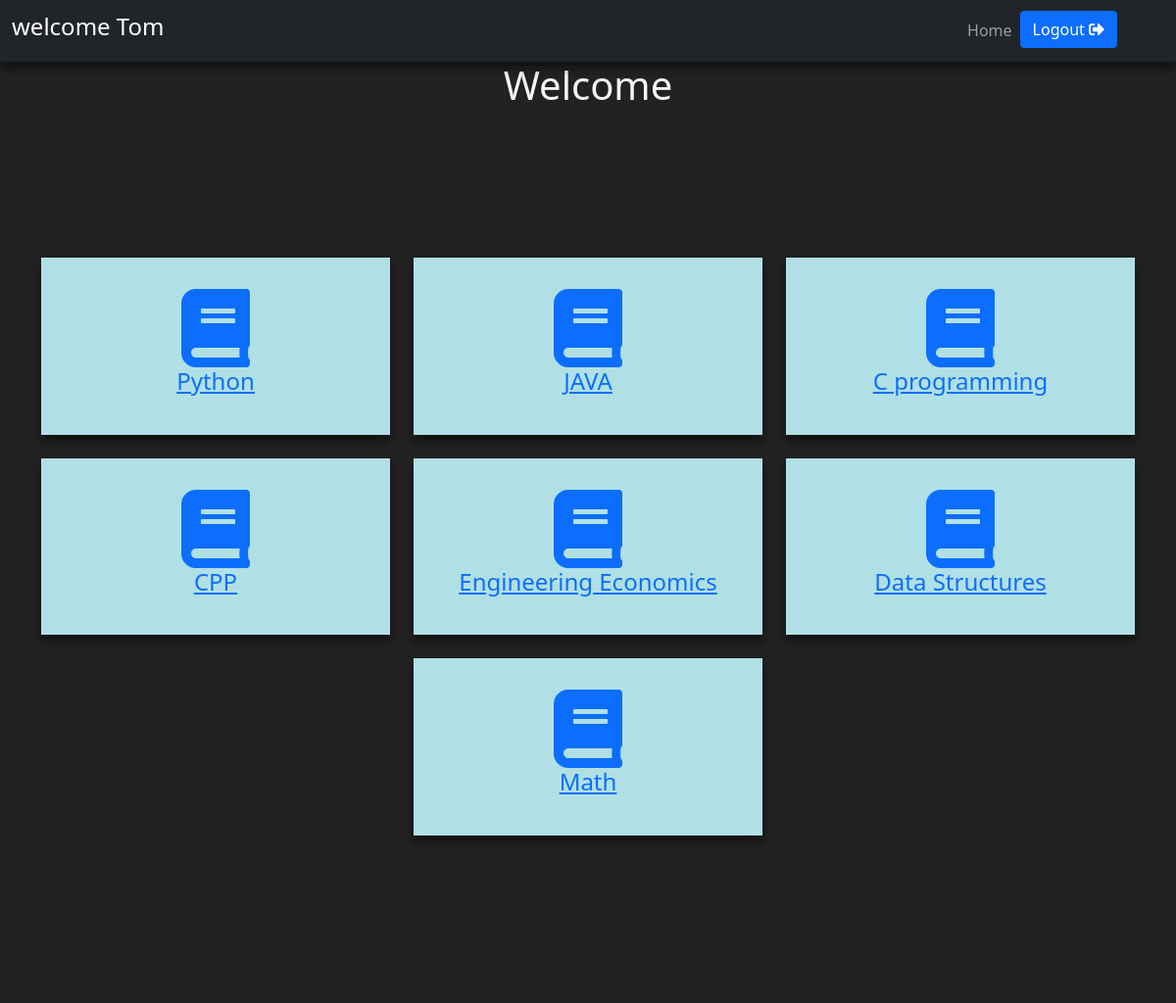
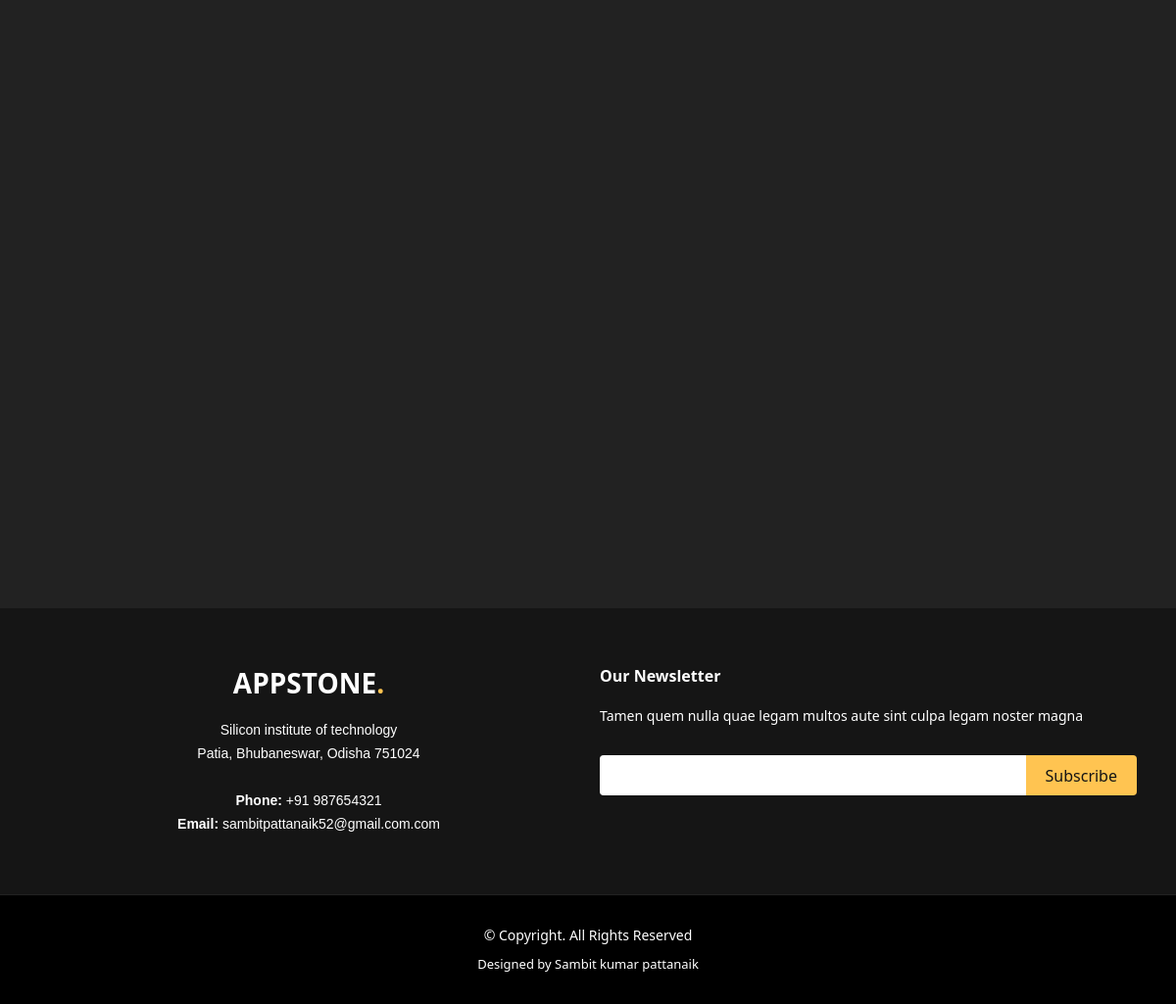
Screenshot of /student-view-mcq.php (signed in) with the database file from the repository (2 pictures, top to bottom).
### tables this page shows
CREATE TABLE `subject` (
  `id` int(11) NOT NULL,
  `subject` varchar(255) NOT NULL
);

### student-view-mcq.php (the view, shortened to what this page needs)
<!doctype html>
<html lang="en">
<?php
      if(isset($_SESSION['username']))
      {
    ?>
<head>
    <link href="https://cdn.jsdelivr.net/npm/bootstrap@5.0.0-beta2/dist/css/bootstrap.min.css" rel="stylesheet">
    <link rel="stylesheet" href="student.css">
    <link rel="stylesheet" href="footer.css">
    <link rel="stylesheet" href="https://cdnjs.cloudflare.com/ajax/libs/font-awesome/4.7.0/css/font-awesome.min.css">
    <link rel="stylesheet" href="https://cdn.jsdelivr.net/npm/bootstrap-icons@1.4.0/font/bootstrap-icons.css">
    <link rel="stylesheet" href="https://cdnjs.cloudflare.com/ajax/libs/font-awesome/5.15.2/css/all.min.css" />
</head>
<body>
    <header>
        <nav class="navbar sticky-top navbar-expand-lg navbar-dark bg-dark" id="nave">
            <div class="container-fluid">
                <a class="navbar-brand" href="#">
                <?php
                 $user_email=$_SESSION['username'];
                 echo "<h4> welcome $user_email </h4>";
                 ?>
                 </a>
                <div class="collapse navbar-collapse" id="navbarSupportedContent">
                    <ul class="navbar-nav ms-auto me-5 mb-2 mb-lg-0">
                    <li class="nav-item">
                                <a class="nav-link" href="studenthome.php">Home</a>
                            </li>
                    <form action="" method="POST">
                        <button type="submit" name="logout" class="btn btn-primary">Logout  <i class="fa fa-sign-out-alt"></i></button>
                        </form>
                    </ul>
                </div>
            </div>
        </nav>
    </header>
    <section id="services" class="services">
        <div class="container" data-aos="fade-up">
            <div class="section-title">
                <h1>Welcome</h1>
            </div>
            <br><br><br><br><br>
            <div class="row justify-content-center">
            <?php
$connect= new mysqli("localhost","root","","qbms");
$query="select * from subject";
$result=$connect->query($query);
if($result->num_rows>0){
while($row = $result->fetch_assoc()){
        echo    "<div class=\"col-lg-4 col-md-4 d-flex align-items-stretch mt-4 text-center\" data-aos=\"zoom-in\" data-aos-delay=\"100\">";
            echo        "<div class=\"card1\" id=\"box\" style=\"width: 100%;height:auto;\">";
            echo           "<div>";
            echo                "<a href=\"mcq-students.php?subject=$row[subject]\" id=\"icon-a\"><i class=\"fa fa-book fa-5x\"></i></a>";
            echo            "</div>";
            echo            "<div>";
            echo               "<h4><a href=\"mcq-students.php?subject=$row[subject]\">$row[subject]</a></h4>";
            echo            "</div>";
            echo        "</div>";
            echo    "</div>";
}
}
?>
 </div>
 <br><br><br>
        </div>
    </section>
    <br><br><br><br><br><br><br><br><br><br><br><br><br><br><br><br><br><br><br><br><br><br><br><br><br><br><br><br><br><br>
    <footer id="footer">
        <div class="footer-top">
            <div class="container">
                <div class="row">
                    <div class="col-lg-6 col-md-6 text-center">
                        <div class="footer-info">
                            <h3>Appstone<span>.</span></h3>
                            <p>
                                Silicon institute of technology <br> Patia, Bhubaneswar, Odisha 751024<br><br>
                                <strong>Phone:</strong> +91 987654321<br>
                                <strong>Email:</strong> sambitpattanaik52@gmail.com.com<br>
                            </p>
                        </div>
                    </div>
                    <div class="col-lg-6 col-md-6 footer-newsletter">
                        <h4>Our Newsletter</h4>
                        <p>Tamen quem nulla quae legam multos aute sint culpa legam noster magna</p>
                        <form action="" method="post">
                            <input type="email" name="email"><input type="submit" value="Subscribe">
                        </form>
                    </div>
                </div>
            </div>
        </div>
        <div class="container">
            <div class="copyright">
                &copy; Copyright. All Rights Reserved
            </div>
            <div class="credits">
                Designed by Sambit kumar pattanaik
            </div>
        </div>
    </footer>
</body>
</html>
<?php   }else{
    header("location:login.php");}?>

### student.css (style rules this page uses)
body { background-color: #222; }
#box { width: 40rem; height: 15rem; }
.card1 { width: 280px; height: 360px; padding: 2rem 1rem; background: powderblue; box-shadow: 0px 7px 10px rgba(0, 0, 0, 0.5); transition: 0.5s ease-in-out; }
.section-title { text-align: center; text-shadow: black; color: whitesmoke; }

### footer.css (style rules this page uses)
#footer { background: black; padding: 0 0 30px 0; color: #fff; font-size: 14px; position: relative; }
#footer .footer-top { background: #151515; border-bottom: 1px solid #222222; padding: 60px 0 30px 0; }
#footer .footer-top .footer-info { margin-bottom: 30px; }
#footer .footer-top .footer-info h3 { font-size: 28px; margin: 0 0 20px 0; padding: 2px 0 2px 0; line-height: 1; font-weight: 700; text-transform: uppercase; }
#footer .footer-top .footer-info h3 span { color: #ffc451; }
#footer .footer-top .footer-info p { font-size: 14px; line-height: 24px; margin-bottom: 0; font-family: "Raleway", sans-serif; color: #fff; }
#footer .footer-top h4 { font-size: 16px; font-weight: 600; color: #fff; position: relative; padding-bottom: 12px; }
#footer .footer-top .footer-newsletter form { margin-top: 30px; background: #fff; padding: 6px 10px; position: relative; border-radius: 4px; }
#footer .footer-top .footer-newsletter form input[type="email"] { border: 0; padding: 4px; width: calc(100% - 110px); }
#footer .footer-top .footer-newsletter form input[type="submit"] { position: absolute; top: 0; right: -2px; bottom: 0; border: 0; background: none; font-size: 16px; padding: 0 20px; background: #ffc451; color: #151515; transition: 0.3s; border-radius: 0 4px 4px 0; }
#footer .copyright { text-align: center; padding-top: 30px; }
#footer .credits { padding-top: 10px; text-align: center; font-size: 13px; color: #fff; }

### rows the page displays
subject: subject "Python"
subject: subject "JAVA"
subject: subject "C programming"
subject: subject "CPP"
subject: subject "Engineering Economics"
subject: subject "Data Structures"
subject: subject "Math"

### other values shown
$user_email "Tom"
